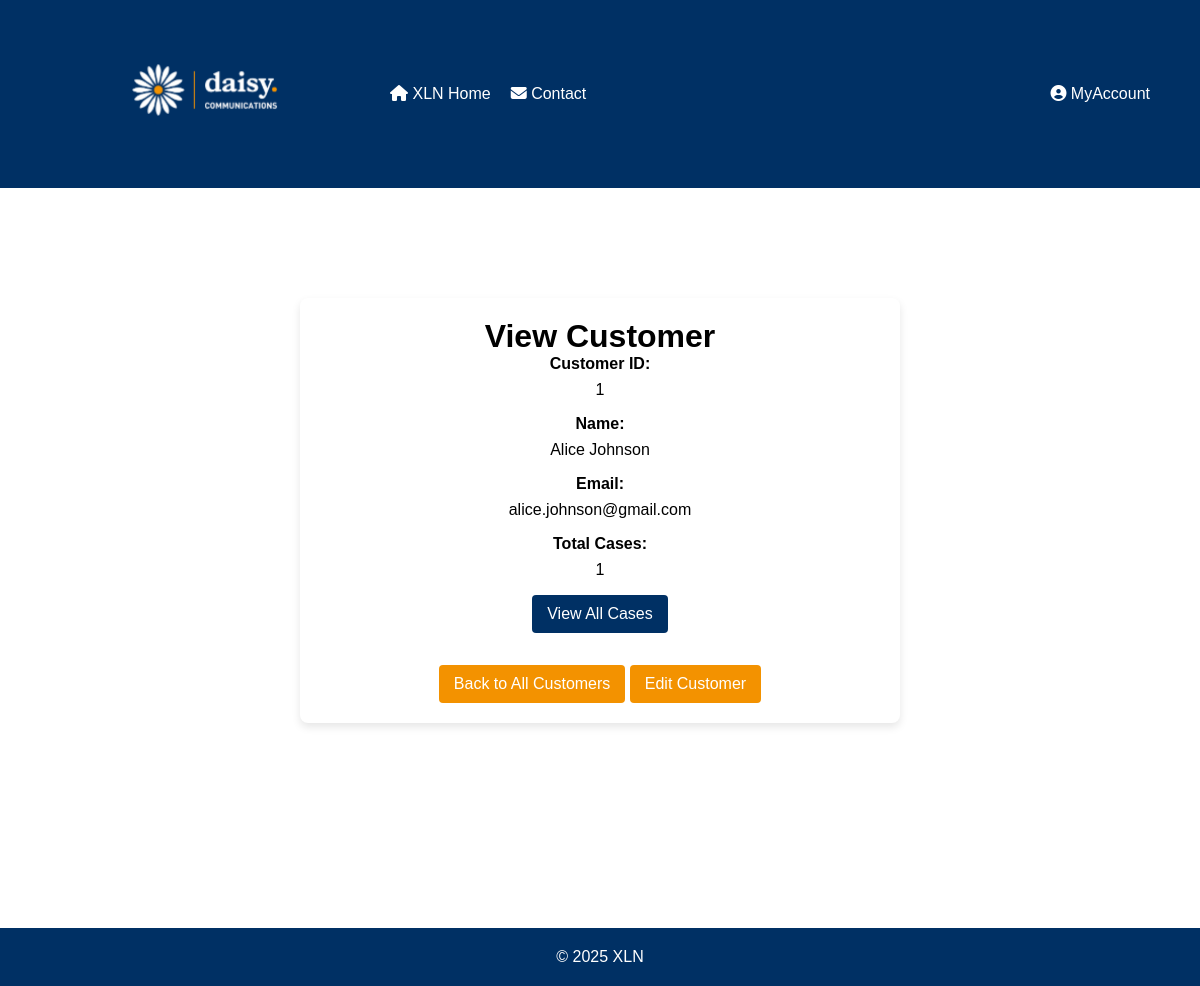
Screenshot of /php/ViewCustomer.php?cid=1 with the database file from the repository.
### tables this page shows
CREATE TABLE "customers" (
	"customerID"	INTEGER,
	"name"	TEXT NOT NULL,
	"email"	TEXT NOT NULL CHECK("email" LIKE '%_@_%._%'),
	PRIMARY KEY("customerID" AUTOINCREMENT)
);

### php/ViewCustomer.php (the view, shortened to what this page needs)
<?php
$customerID = isset($_GET['cid']) ? $_GET['cid'] : null;
$customerData = null;
$db = new SQLite3('../data/XLN_new_DBA.db');
if ($customerID) {
    $stmt = $db->prepare("SELECT c.*,
                    COUNT(cs.caseID) AS total_cases
                FROM customers c
                LEFT JOIN cases cs ON c.customerID = cs.customerID
                WHERE c.customerID = :customerID
                GROUP BY c.customerID, c.name, c.email");
    $stmt->bindValue(':customerID', $customerID, SQLITE3_INTEGER);
    $result = $stmt->execute();
    $customerData = $result->fetchArray(SQLITE3_ASSOC);
}
?>
<!DOCTYPE html>
<html lang="en">
<head>
    <link rel="stylesheet" href="../css/EditCase.css">
    <link
    rel="stylesheet"
    href="https://cdnjs.cloudflare.com/ajax/libs/font-awesome/6.2.1/css/all.min.css"
  />
</head>
<body>
<header>
        <a href="Homepage.php"><img class="logo" src="../xlnLogo.png" alt="XLN Logo"></a>
        <nav>
            <ul class="left-menu">
                <li><a href="Homepage.php"><i class="fa-solid fa-house"></i> XLN Home</a></li>
                <li><a href="../html/Contact.html"><i class="fa-solid fa-envelope"></i> Contact</a></li>
            </ul>
            <ul class="right-menu">
                <li class="dropdown">
                    <a href="javascript:void(0)" class="dropbtn"><i class="fa-solid fa-circle-user"></i> MyAccount</a>
                </li>
            </ul>
        </nav>
    </header>
    <main>
        <div class="container">
            <h1>View Customer</h1>
            <?php if ($customerData): ?>
                <div id="viewCustomerForm">
                    <div class="form-group">
                        <label>Customer ID:</label>
                        <p><?php echo $customerData['customerID']; ?></p>
                    </div>
                    <div class="form-group">
                        <label>Name:</label>
                        <p><?php echo $customerData['name']; ?></p>
                    </div>
                    <div class="form-group">
                        <label>Email:</label>
                        <p><?php echo $customerData['email']; ?></p>
                    </div>
                    <div class="form-group">
                        <label>Total Cases:</label>
                        <p><?php echo $customerData['total_cases']; ?></p>
                        <a href="ViewCustomerCases.php?cid=<?php echo $customerData['customerID']; ?>" class="button2">View All Cases</a>
                    </div>
                    <div class="actions">
                        <a href="CustomerManagement.php" class="button">Back to All Customers</a>
                        <a href="EditCustomer.php?cid=<?php echo $customerData['customerID']; ?>" class="button">Edit Customer</a>
                    </div>
                </div>
            <?php else: ?>
                <p>No customer found or invalid customer ID.</p>
                <a href="CustomerManagement.php">Back to All Customers</a>
            <?php endif; ?>
        </div>
    </main>
    <footer>
        <p>&copy; <span id="year"></span> XLN</p>
    </footer>
</body>
</html>

### css/EditCase.css (style rules this page uses)
* { margin: 0; padding: 0; box-sizing: border-box; font-family: Arial, Helvetica, sans-serif; }
header { background-color: #003064; color: #ffffff; display: flex; align-items: center; padding: 50px; }
img.logo { width: 300px; margin-right: 20px; }
nav { display: flex; justify-content: space-between; width: 100%; }
nav ul.left-menu { flex-grow: 1; }
nav ul.right-menu { justify-content: flex-end; }
.dropdown { position: relative; display: inline-block; }
nav ul { list-style: none; display: flex; align-items: center; margin: 0; padding: 0; }
nav ul li { margin-left: 20px; }
nav ul li a { color: #ffffff; text-decoration: none; }
main { background-color: #ffffff; padding: 80px; margin-top: 20px; margin-bottom: 100px; min-height: calc(100vh - 180px); display: flex; justify-content: center; align-items: center; flex-direction: column; }
.container { background-color: #ffffff; padding: 20px; border-radius: 8px; box-shadow: 0 4px 8px rgba(0, 0, 0, 0.1); width: 100%; max-width: 600px; text-align: center; margin-top: 10px; margin-bottom: auto; }
footer { background-color: #003064; color: white; text-align: center; position: relative; padding: 20px; bottom: 0; left: 0; right: 0; width: 100%; }
.form-group { margin-bottom: 1rem; }
.form-group label { font-weight: bold; display: block; margin-bottom: 0.5rem; }
.button { display: inline-block; background-color: #f39200; color: white; padding: 10px 15px; text-align: center; text-decoration: none; border-radius: 4px; margin-top: 1rem; }
.button2 { display: inline-block; background-color: #003064; color: white; padding: 10px 15px; text-align: center; text-decoration: none; border-radius: 4px; margin-top: 1rem; }

### rows the page displays
customers: customerID "1", name "Alice Johnson", email "alice.johnson@gmail.com"

### other values shown
$customerData['total_cases'] "1"
